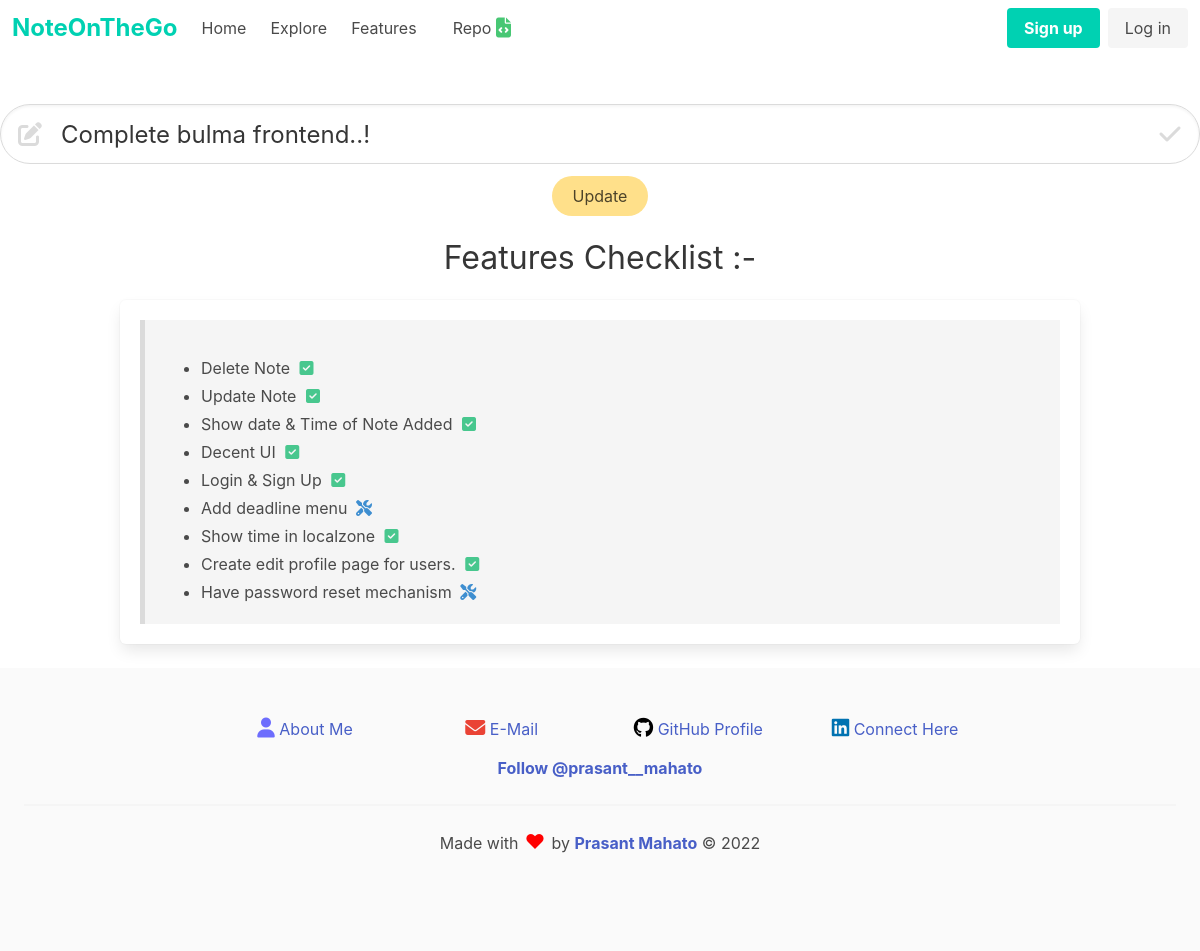
Before: /update/2 with the older database file.
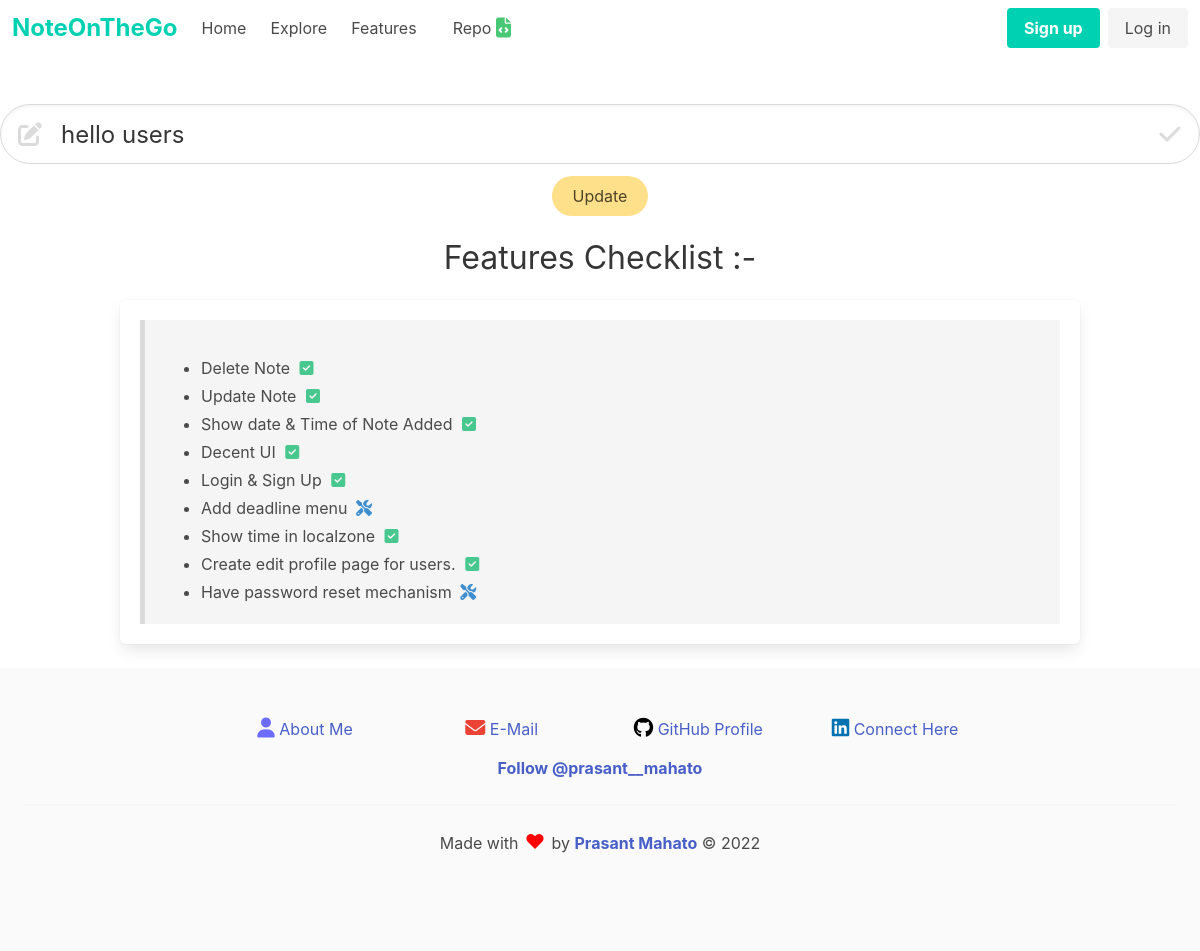
After: the same page with the newer database file.
### app/model.py (models this page shows, shortened)
class Todo(db.Model):
   id = db.Column(db.Integer, primary_key = True)
   content = db.Column(db.String(200),nullable=False)
   date_created = db.Column(db.DateTime, default=datetime.utcnow)
   user_id = db.Column(db.Integer, db.ForeignKey('user.id'))

### app/routes.py (the view)
@app.route('/update/<int:id>', methods=['GET', 'POST'])
def update(id):
    task = Todo.query.get_or_404(id)
    if request.method == 'POST':
        task.content = request.form['content']
        try:
            db.session.commit()
            flash('Note updated', category='success')
            return redirect('/')
        except:
            return "There was an issue in update"
    else:
        return render_template("update.html", task=task, title="Update")

### app/templates/update.html (shortened to what this page needs)
{% extends 'base.html' %}
{% block content %}
<div class="container is-fullhd has-text-centered">
    <br>
        <form style="text-align: center;" action="/update/{{task.id}}" method="POST">
            <div class="field">
                <p class="control has-icons-left has-icons-right">
                    <input class="input is-large is-rounded" type="text" name="content" id="content"
                    placeholder="Note" minlength="3" value="{{ task.content }}">
                    <span class="icon is-small is-left">
                    </span>
                  <span class="icon is-small is-right">
                  </span>
                </p>
              </div>
            <div class="control">
                <button class="button is-warning is-rounded">Update</button>
            </div>
        </form>
</div>
{% endblock %}

Changed rows visible on the page:
changed Todo: content "Complete bulma frontend..!" → "hello users"
